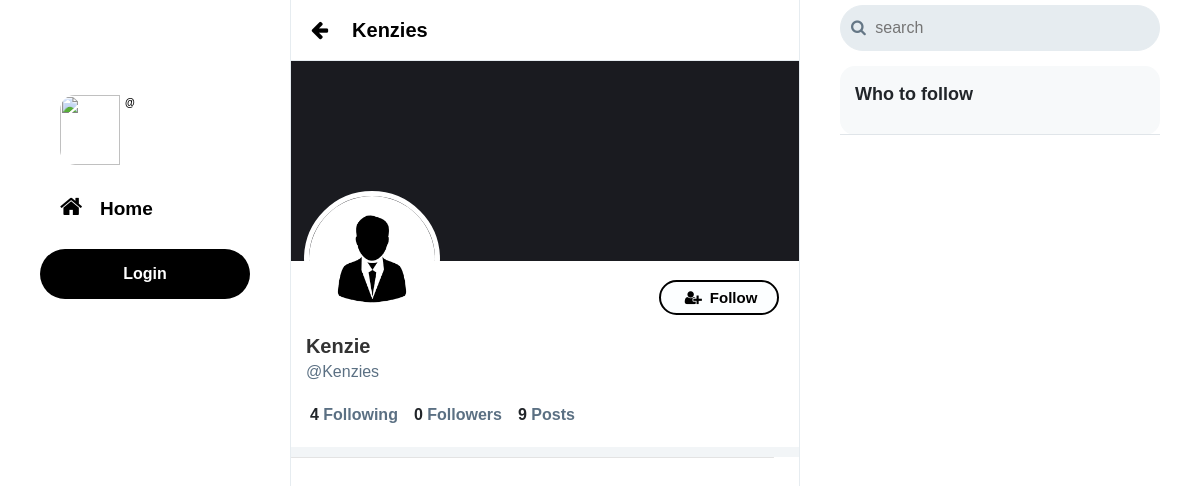
/profile.php?username=Kenzies, run on the app's committed database.
### tables this page shows
CREATE TABLE `users` (
  `user_id` int(11) NOT NULL,
  `username` varchar(40) NOT NULL,
  `email` varchar(255) NOT NULL,
  `password` varchar(32) NOT NULL,
  `screenName` varchar(40) NOT NULL,
  `profileImage` varchar(255) NOT NULL,
  `profileCover` varchar(255) NOT NULL,
  `following` int(11) NOT NULL,
  `followers` int(11) NOT NULL,
  `bio` varchar(140) NOT NULL,
  `country` varchar(255) NOT NULL,
  `website` varchar(255) NOT NULL
);

### core/init.php (called while the page is built, shortened)
<?php
	include 'database/connection.php';
	include 'classes/user.php';
	include 'classes/post.php';
	include 'classes/follow.php';
  	global $pdo;
  	$getFromU = new User($pdo);
  	$getFromT = new Post($pdo);
    $getFromF = new Follow($pdo);
 ?>

### core/classes/user.php (called while the page is built, shortened)
<?php
class User{
	protected $pdo;
 	public function __construct($pdo){
	    $this->pdo = $pdo;
	}
	public function checkInput($data){
		$data = htmlspecialchars($data);
		$data = trim($data);
		$data = stripcslashes($data);
		return $data;
	}
	public function userData($user_id){
		$stmt = $this->pdo->prepare('SELECT * FROM `users` WHERE `user_id` = :user_id');
		$stmt->bindParam(':user_id', $user_id, PDO::PARAM_INT);
		$stmt->execute();
		return $stmt->fetch(PDO::FETCH_OBJ);
	}
	public function loggedIn(){
		return (isset($_SESSION['user_id'])) ? true : false;
	}
	public function userIdbyUsername($username){
		$stmt = $this->pdo->prepare("SELECT `user_id` FROM `users` WHERE (`username`  = :username)");
		$stmt->bindParam("username", $username, PDO::PARAM_STR);
		$stmt->execute();
	    $user = $stmt->fetch(PDO::FETCH_OBJ);
	    return $user->user_id;
	}
}
?>

### profile.php (the view, shortened to what this page needs)
<?php
include 'core/init.php';
 if (isset($_GET['username']) === true && empty($_GET['username']) === false) {
  $username = $getFromU->checkInput($_GET['username']);
  $profileId = $getFromU->userIdByUsername($username);
  $profileData = $getFromU->userData($profileId);
}
?>
<!doctype html>
<html>
<head>
      	<link rel="stylesheet" href="https://cdnjs.cloudflare.com/ajax/libs/font-awesome/4.6.3/css/font-awesome.css"/>
    <link rel='stylesheet' href='<?php echo BASE_URL; ?>assets/css/style-complete.css' />
    <link rel='stylesheet' href='<?php echo BASE_URL; ?>assets/css/style.css' />
    <link rel='stylesheet' href='<?php echo BASE_URL; ?>assets/css/font-awesome.css' />
    <link rel='stylesheet' href='<?php echo BASE_URL; ?>assets/css/bootstrap.css' />
</head>
<body>
    <div class="grid-container">
        <?php require 'left-sidebar.php' ?>
        <div class="main">
            <div class=''>
                <div class=''>
                    <p class="page_title mb-0"><i class="fa fa-arrow-left mr-4" style="color:black;"></i><?php echo $profileData->username; ?></p>
                    <div class='profile-box'>
                        <div class='profile-cover mt-0'>
                            <img src="<?php echo BASE_URL.$profileData->profileCover; ?>" />
                        </div>
                        <div class='profile-body'>
                            <div class="profile-header">
                                <div class="profile-image">
                                    <img src="<?php echo BASE_URL.$profileData->profileImage; ?>" />
                                </div>
                                <div class="edit-button">
                                    <span>
                                        <?php echo $getFromF->followBtn($profileId, $user_id, $profileData->user_id); ?>
                                    </span>
                                </div>
                            </div>
                            <div class="profile-text">
                                <div class="profile-name">
                                    <h5 class="mb-1 mt-2"><b><?php echo $profileData->screenName; ?></b></h5>
                                    <h6 class="mt-0" style="color:rgb(91, 112, 131);"><?php echo '@' . $profileData->username; ?></h6>
                                </div>
                                <div class="profile-follow mt-2 d-flex">
                                    <h6 class="mr-3 ml-1" style="font-weight: 700;"><?php echo $profileData->following; ?>
                                        <a href="<?php echo BASE_URL.'profile.php?username='.$profileData->username; ?>">
                                            <a href="<?php echo BASE_URL.'following.php?username='.$profileData->username; ?>" style="color:rgb(91, 112, 131);">Following</a>
                                        </a></h6>
                                    <h6 class="mr-3"style="font-weight: 700;"><?php echo $profileData->followers; ?>
                                    <a href="<?php echo BASE_URL.'followers.php?username='.$profileData->username; ?>"style="color:rgb(91, 112, 131);">
                                        Followers
                                    </a></h6>
                                    <h6 style="font-weight: 700;">
                                    <?php echo $getFromT->countPosts($profileId); ?>
                                    <a href="<?php echo BASE_URL.'profile.php?username='.$profileData->username; ?>" style="color:rgb(91, 112, 131);">Posts</a></h6>
                                </div>
                            </div>
                        </div>
                    </div>
                    <div class="space" style="height:10px; width:100%; background:rgba(230, 236, 240, 0.5);">
                    </div>
                    <div class='loading-div'>
                    </div>
                </div>
            </div>
        </div>
        <?php require 'right-sidebar.php' ?>
</body>
</html>

### assets/css/style-complete.css (style rules this page uses)
:root { --dreamify-color: black; --dreamify-background: #e6ecf0; }
body { font-family: 'Helvetica'; background: #fff; }
* { font-family: 'Helvetica'; margin: 0; padding: 0; box-sizing: border-box; text-decoration: none; outline: none; }
.profile-name { color: #333; font-size: 20px; font-weight: bold; }
.edit-button { float: right; margin-top: 5px; }
.loading-div { background: #fff; width: 95%; border: 1px solid #e3e3e3; border-top: none; border-bottom-right-radius: 5px; border-bottom-left-radius: 5px; text-align: center; margin-bottom: 5px; }
.profile-box { height: auto; width: 100%; }
.profile-cover { height: 200px; width: 100%; }
.profile-box .profile-cover img { height: 200px; width: 100%; background-size: 100%; background-position: center; }
.profile-body { height: auto; width: 100%; }
.profile-body .profile-header { height: 50px; width: 100%; }
.profile-body .profile-image img { height: 8.5rem; width: 8.5rem; border-radius: 50%; margin-top: -70px; margin-left: 13px; border: 5px solid #fff; }
.profile-body .edit-button { float: right; margin-top: -50px; margin-right: 20px; }
.profile-body .profile-text { height: auto; width: 100%; padding: 15px; }

### assets/css/style.css (style rules this page uses)
:root { --twitter-color: rgb(29, 161, 242); --twitter-background: #e6ecf0; }
body { font-family: Helvetica; }
* { margin: 0; padding: 0; box-sizing: border-box; text-decoration: none; outline: none; }
.sidebar, .main { border-right: 1px solid var(--twitter-background); }
.grid-container { width: 100%; max-width: 1350px; margin: 0 auto; display: grid; grid-template-columns: 0.8fr 1.4fr 1.1fr; grid-template-rows: 0.8fr 1.5fr 1fr; grid-gap: 0px 0px; grid-template-areas: "sidebar main right_sidebar" "sidebar main right_sidebar" "sidebar main right_sidebar"; }
.main { grid-area: main; }
.page_title { font-weight: 900; font-size: 20px; padding: 15px 20px; border-bottom: 1px solid var(--twitter-background); background: white; color: black; position: sticky; top: 0; z-index: 999; }
.page_title i { color: black; }

### data on the page
users: username "Kenzies", profileCover (placeholder picture), profileImage (placeholder picture), screenName "Kenzie", following "4", followers "0"

### other printed values
$count->totalPosts "9"
